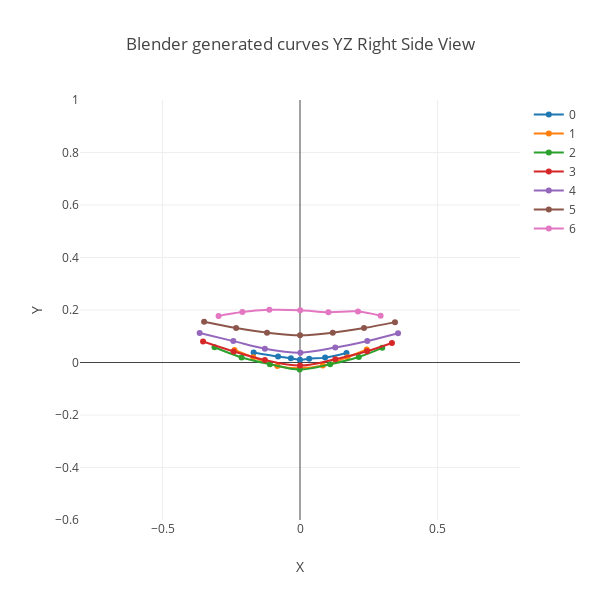

Notebook code for this chart:
### Code cell
gx = gy.FormatNetworkToGraphColumns(nc[4], xOffset=7, yOffset=14, colPoints=7)

layout = go.Layout(
    title = 'Initial Curves',
    height = 600,
    width = 600,
    hovermode= 'closest',
    xaxis= dict(
        title= 'X',
        range = [-.8,.8],
    ),
    yaxis=dict(
        title= 'Y',
        range = [-.6,1],
    )
)
layout.title = 'Blender generated curves YZ Right Side View'
f = gy.graphCurves(gx, layout,dashRange=[10,10])
offline.iplot(f)

### Figure 1 — Plotly figure (JSON) as saved in the notebook; plotly's stock layout.template omitted (floating-point values rounded to 4 significant figures)
{"data": [{"line": {"shape": "spline"}, "name": "0", "type": "scatter", "uid": "f0e7925a-598f-43e6-bf19-aac73a948afa", "x": [-0.1686, -0.07965, -0.03316, -0.0002193, 0.03336, 0.09138, 0.1691], "y": [0.038, 0.02259, 0.01609, 0.01064, 0.01456, 0.01859, 0.03634]}, {"line": {"shape": "spline"}, "name": "1", "type": "scatter", "uid": "d44b2a0f-61f7-4121-ab7c-82f883ee6fc0", "x": [-0.2382, -0.1697, -0.08238, -0.001013, 0.08285, 0.1721, 0.2429], "y": [0.04787, 0.01959, -0.01314, -0.02157, -0.01134, 0.02016, 0.04958]}, {"line": {"shape": "spline"}, "name": "2", "type": "scatter", "uid": "66db9b11-4dec-4834-9d1e-a58504690efc", "x": [-0.311, -0.2123, -0.1094, -0.001275, 0.1097, 0.2139, 0.2991], "y": [0.05793, 0.01935, -0.006247, -0.02711, -0.006526, 0.0212, 0.05572]}, {"line": {"shape": "spline"}, "name": "3", "type": "scatter", "uid": "b0f385c8-1115-4d3d-bda7-abe75c04d5db", "x": [-0.3525, -0.2412, -0.1277, 0.0002712, 0.1285, 0.244, 0.3343], "y": [0.07972, 0.04199, 0.00935, -0.0118, 0.01277, 0.04314, 0.07422]}, {"line": {"shape": "spline"}, "name": "4", "type": "scatter", "uid": "0fcad10e-a892-4805-9f00-b0e05b828dd1", "x": [-0.3649, -0.2424, -0.1278, 0.001299, 0.1283, 0.2448, 0.3565], "y": [0.1124, 0.08154, 0.05261, 0.03752, 0.05674, 0.08157, 0.1111]}, {"line": {"shape": "spline"}, "name": "5", "type": "scatter", "uid": "01e6a1c0-504f-476d-924c-2a29de62f060", "x": [-0.3487, -0.2323, -0.1199, 0.0003005, 0.1192, 0.2328, 0.3454], "y": [0.1551, 0.1314, 0.1138, 0.1036, 0.1134, 0.1311, 0.1538]}, {"line": {"shape": "spline"}, "name": "6", "type": "scatter", "uid": "464af223-57a3-4a32-a8f5-50a33b861b65", "x": [-0.296, -0.2096, -0.1114, 0.0007861, 0.1032, 0.211, 0.2931], "y": [0.1776, 0.1927, 0.2007, 0.1993, 0.1916, 0.1942, 0.1781]}], "layout": {"height": 600, "hovermode": "closest", "title": {"text": "Blender generated curves YZ Right Side View"}, "width": 600, "xaxis": {"range": [-0.8, 0.8], "title": {"text": "X"}}, "yaxis": {"range": [-0.6, 1], "title": {"text": "Y"}}}}
